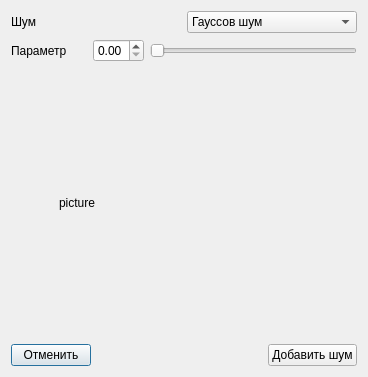
<?xml version="1.0" encoding="UTF-8"?>
<ui version="4.0">
 <class>NoiseWidget</class>
 <widget class="QDialog" name="NoiseWidget">
  <property name="windowModality">
   <enum>Qt::NonModal</enum>
  </property>
  <property name="geometry">
   <rect>
    <x>0</x>
    <y>0</y>
    <width>368</width>
    <height>377</height>
   </rect>
  </property>
  <property name="sizePolicy">
   <sizepolicy hsizetype="Fixed" vsizetype="Fixed">
    <horstretch>0</horstretch>
    <verstretch>0</verstretch>
   </sizepolicy>
  </property>
  <property name="windowTitle">
   <string>Добавить шум</string>
  </property>
  <property name="modal">
   <bool>true</bool>
  </property>
  <layout class="QVBoxLayout" name="verticalLayout">
   <item>
    <layout class="QHBoxLayout" name="horizontalLayout">
     <item>
      <widget class="QLabel" name="label">
       <property name="text">
        <string>Шум</string>
       </property>
      </widget>
     </item>
     <item>
      <widget class="QComboBox" name="comboNoise">
       <item>
        <property name="text">
         <string>Гауссов шум</string>
        </property>
       </item>
       <item>
        <property name="text">
         <string>Шум Salt and pepper</string>
        </property>
       </item>
      </widget>
     </item>
    </layout>
   </item>
   <item>
    <layout class="QHBoxLayout" name="horizontalLayout_2">
     <item>
      <widget class="QLabel" name="label_3">
       <property name="text">
        <string>Параметр</string>
       </property>
      </widget>
     </item>
     <item>
      <spacer name="horizontalSpacer">
       <property name="orientation">
        <enum>Qt::Horizontal</enum>
       </property>
       <property name="sizeType">
        <enum>QSizePolicy::Fixed</enum>
       </property>
       <property name="sizeHint" stdset="0">
        <size>
         <width>20</width>
         <height>20</height>
        </size>
       </property>
      </spacer>
     </item>
     <item>
      <widget class="QDoubleSpinBox" name="spinBox">
       <property name="minimum">
        <double>0.000000000000000</double>
       </property>
       <property name="maximum">
        <double>1.000000000000000</double>
       </property>
       <property name="singleStep">
        <double>0.100000000000000</double>
       </property>
      </widget>
     </item>
     <item>
      <widget class="QSlider" name="slider">
       <property name="maximum">
        <number>100</number>
       </property>
       <property name="orientation">
        <enum>Qt::Horizontal</enum>
       </property>
       <property name="tickPosition">
        <enum>QSlider::NoTicks</enum>
       </property>
      </widget>
     </item>
    </layout>
   </item>
   <item>
    <layout class="QHBoxLayout" name="horizontalLayout_4">
     <item>
      <spacer name="horizontalSpacer_3">
       <property name="orientation">
        <enum>Qt::Horizontal</enum>
       </property>
       <property name="sizeHint" stdset="0">
        <size>
         <width>40</width>
         <height>20</height>
        </size>
       </property>
      </spacer>
     </item>
     <item>
      <widget class="QLabel" name="picture">
       <property name="minimumSize">
        <size>
         <width>250</width>
         <height>250</height>
        </size>
       </property>
       <property name="layoutDirection">
        <enum>Qt::LeftToRight</enum>
       </property>
       <property name="autoFillBackground">
        <bool>false</bool>
       </property>
       <property name="text">
        <string>picture</string>
       </property>
      </widget>
     </item>
     <item>
      <spacer name="horizontalSpacer_4">
       <property name="orientation">
        <enum>Qt::Horizontal</enum>
       </property>
       <property name="sizeHint" stdset="0">
        <size>
         <width>40</width>
         <height>20</height>
        </size>
       </property>
      </spacer>
     </item>
    </layout>
   </item>
   <item>
    <layout class="QHBoxLayout" name="horizontalLayout_3">
     <item>
      <widget class="QPushButton" name="pushCancel">
       <property name="text">
        <string>Отменить</string>
       </property>
      </widget>
     </item>
     <item>
      <spacer name="horizontalSpacer_2">
       <property name="orientation">
        <enum>Qt::Horizontal</enum>
       </property>
       <property name="sizeHint" stdset="0">
        <size>
         <width>40</width>
         <height>20</height>
        </size>
       </property>
      </spacer>
     </item>
     <item>
      <widget class="QPushButton" name="pushAdd">
       <property name="text">
        <string>Добавить шум</string>
       </property>
      </widget>
     </item>
    </layout>
   </item>
  </layout>
 </widget>
 <resources/>
 <connections/>
</ui>
